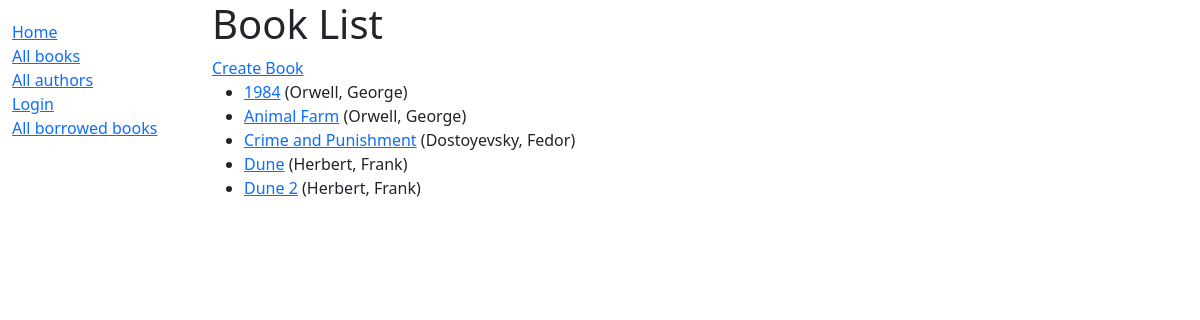
/catalog/books/, run on the app's committed database.
### catalog/models.py (models this page shows, shortened)
class Book(models.Model):
    title = models.CharField(max_length=200)
    author = models.ForeignKey('Author', on_delete=models.SET_NULL, null=True)
    summary = models.TextField(max_length=1000, help_text="Enter a brief description of the book", blank=True)
    isbn = models.CharField('ISBN', max_length=13, help_text='13 Character <a href="https://www.isbn-international.org/content/what-isbn">ISBN number</a>')
    genre = models.ManyToManyField(Genre, help_text="Select a genre for this book")
    language = models.ForeignKey('Language', on_delete=models.SET_NULL, null=True)
    def get_absolute_url(self):
        return reverse('book-detail', args=[str(self.id)])

class Author(models.Model):
    objects = None
    first_name = models.CharField(max_length=100)
    last_name = models.CharField(max_length=100)
    date_of_birth = models.DateField(null=True, blank=True)
    def __str__(self):
        return '%s, %s' % (self.last_name, self.first_name)

### catalog/views.py (the view)
# urls.py: path('books/', views.BookListView.as_view(), name='books'),
class BookListView(generic.ListView):
    model = Book
    paginate_by = 10

### catalog/templates/catalog/book_list.html
{% extends "base_generic.html" %}
{%block content %}
    <h1>Book List</h1>
    <a href="{% url 'book-create' %}">Create Book</a>
    {% if book_list %}
    <ul>
        {% for book in book_list %}
        <li>
            <a href="{{ book.get_absolute_url }}">{{ book.title }}</a>
            ({{ book.author }})
        </li>
        {% endfor %}
    </ul>
        {% else %}
            <p>There are no books in the library</p>
        {% endif %}
{% endblock %}

### data on the page
Book: title "1984", author "Orwell, George"
Book: title "Animal Farm", author "Orwell, George"
Book: title "Crime and Punishment", author "Dostoyevsky, Fedor"
Book: title "Dune", author "Herbert, Frank"
Book: title "Dune 2", author "Herbert, Frank"
